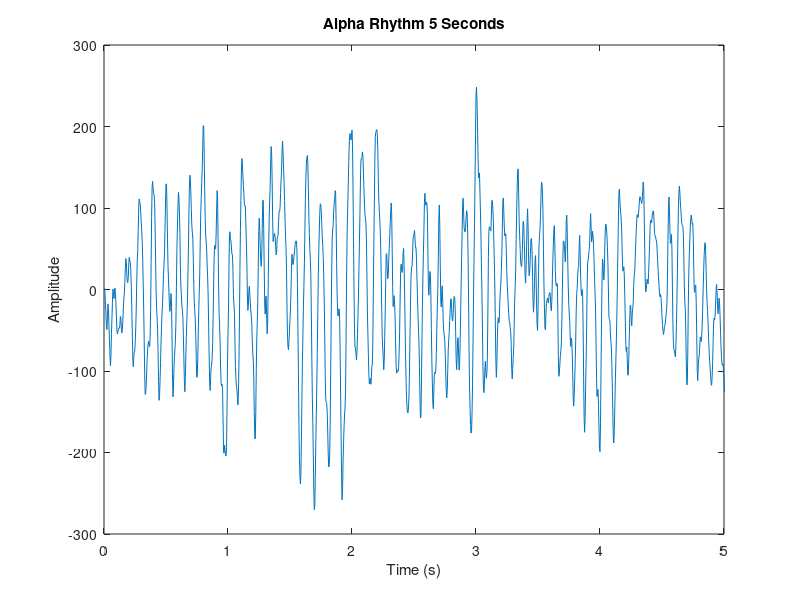
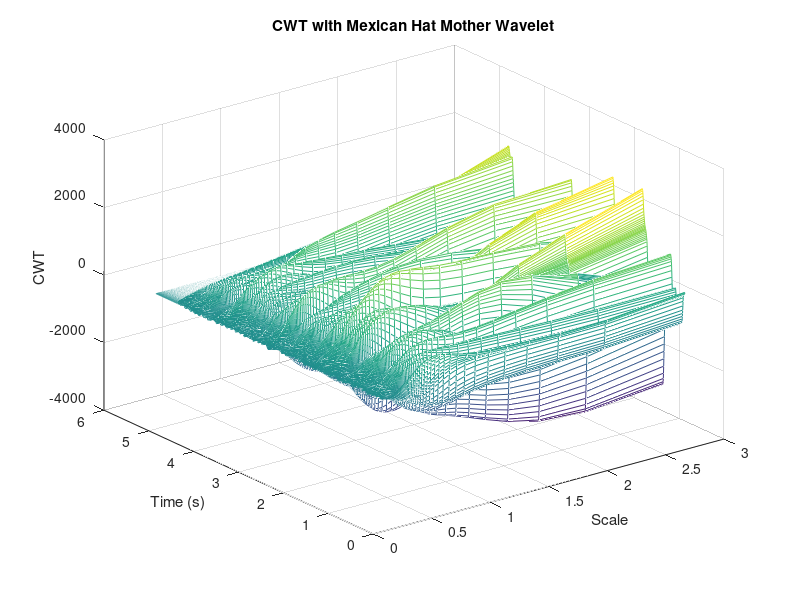

MATLAB code to generate these figures, in order:
clc; clear all; close all; 

%% Variable Declaration
x  = load ('AlphaRhythm_5seconds.mat');
x  = x.alpha_5seconds;
fs = 250;                 % sampling frequency 
N  = length(x);           % signal/data length
N1 = 512;                 % wavelet points 
wo = pi*sqrt(2/log2(2));  % wavelet scaling frequency 
b  = (1:N)/fs;            % time vector
ti = ((1:N1/2)/fs)*10;    % time vector for wavelet generator 
resol_level = 128;        % scaling points/resolution
decr_a = .5;               
a_init = 4;                

%% Computational Process
for i = 1:resol_level 
    a(i) = a_init/(1+i*decr_a);     % scale set
    t = abs(ti/a(i));               % wavelet scaling vector 
        % Choose one Mother Wavelet
        mw = (exp(-t.^2).*cos(wo*t))/sqrt(a(i));    % Morlet
        mw = (1-(2*(t.^2))).*exp(-t.^2);            % Mexican Hat
    wavelet = [fliplr(mw) mw];      % generate mirrored wavelet 
    ip = conv(x, mw);               % wavelet and signal convolution
    ex = fix((length(ip)-N)/2);     
    CW_Trans(:,i) = ip(1,ex+1:N+ex); 
end  

%% Graph Plotting
figure('Name','Raw Signal')
plot (b,x)
title('Alpha Rhythm 5 Seconds')
xlim([0 5])
xlabel('Time (s)') 
ylabel('Amplitude') 

% 3d Transformed Graph
figure('Name','Wavelet Transformation')
    d = fliplr(CW_Trans); 
    mesh(a,b,CW_Trans) 
        xlabel('Scale') 
        ylabel('Time (s)') 
        zlabel('CWT') 
        title('CWT with Mexican Hat Mother Wavelet') 
    rotate3d on 
